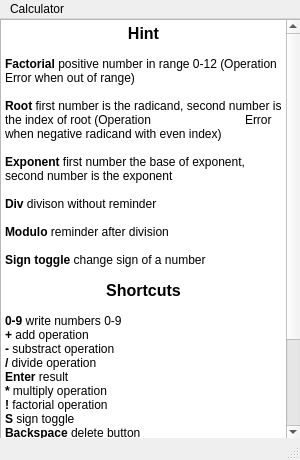
<?xml version="1.0" encoding="UTF-8"?>
<ui version="4.0">
 <class>MainWindow</class>
 <widget class="QMainWindow" name="MainWindow">
  <property name="geometry">
   <rect>
    <x>0</x>
    <y>0</y>
    <width>300</width>
    <height>460</height>
   </rect>
  </property>
  <property name="minimumSize">
   <size>
    <width>300</width>
    <height>460</height>
   </size>
  </property>
  <property name="maximumSize">
   <size>
    <width>300</width>
    <height>460</height>
   </size>
  </property>
  <property name="cursor">
   <cursorShape>ArrowCursor</cursorShape>
  </property>
  <property name="windowTitle">
   <string>Calculator</string>
  </property>
  <property name="tabShape">
   <enum>QTabWidget::Triangular</enum>
  </property>
  <property name="dockOptions">
   <set>QMainWindow::AllowTabbedDocks|QMainWindow::AnimatedDocks</set>
  </property>
  <widget class="QWidget" name="centralwidget">
   <widget class="QPushButton" name="pushButton_5">
    <property name="geometry">
     <rect>
      <x>75</x>
      <y>250</y>
      <width>75</width>
      <height>55</height>
     </rect>
    </property>
    <property name="cursor">
     <cursorShape>PointingHandCursor</cursorShape>
    </property>
    <property name="styleSheet">
     <string notr="true"/>
    </property>
    <property name="text">
     <string>5</string>
    </property>
    <property name="shortcut">
     <string>5</string>
    </property>
   </widget>
   <widget class="QPushButton" name="pushButton_4">
    <property name="geometry">
     <rect>
      <x>0</x>
      <y>250</y>
      <width>75</width>
      <height>55</height>
     </rect>
    </property>
    <property name="cursor">
     <cursorShape>PointingHandCursor</cursorShape>
    </property>
    <property name="styleSheet">
     <string notr="true"/>
    </property>
    <property name="text">
     <string>4</string>
    </property>
    <property name="shortcut">
     <string>4</string>
    </property>
   </widget>
   <widget class="QPushButton" name="pushButton_1">
    <property name="geometry">
     <rect>
      <x>0</x>
      <y>305</y>
      <width>75</width>
      <height>55</height>
     </rect>
    </property>
    <property name="cursor">
     <cursorShape>PointingHandCursor</cursorShape>
    </property>
    <property name="styleSheet">
     <string notr="true"/>
    </property>
    <property name="text">
     <string>1</string>
    </property>
    <property name="shortcut">
     <string>1</string>
    </property>
   </widget>
   <widget class="QPushButton" name="pushButton_6">
    <property name="geometry">
     <rect>
      <x>150</x>
      <y>250</y>
      <width>75</width>
      <height>55</height>
     </rect>
    </property>
    <property name="cursor">
     <cursorShape>PointingHandCursor</cursorShape>
    </property>
    <property name="styleSheet">
     <string notr="true"/>
    </property>
    <property name="text">
     <string>6</string>
    </property>
    <property name="shortcut">
     <string>6</string>
    </property>
   </widget>
   <widget class="QPushButton" name="pushButton_2">
    <property name="geometry">
     <rect>
      <x>75</x>
      <y>305</y>
      <width>75</width>
      <height>55</height>
     </rect>
    </property>
    <property name="cursor">
     <cursorShape>PointingHandCursor</cursorShape>
    </property>
    <property name="styleSheet">
     <string notr="true"/>
    </property>
    <property name="text">
     <string>2</string>
    </property>
    <property name="shortcut">
     <string>2</string>
    </property>
   </widget>
   <widget class="QPushButton" name="pushButton_3">
    <property name="geometry">
     <rect>
      <x>150</x>
      <y>305</y>
      <width>75</width>
      <height>55</height>
     </rect>
    </property>
    <property name="cursor">
     <cursorShape>PointingHandCursor</cursorShape>
    </property>
    <property name="styleSheet">
     <string notr="true"/>
    </property>
    <property name="text">
     <string>3</string>
    </property>
    <property name="shortcut">
     <string>3</string>
    </property>
   </widget>
   <widget class="QPushButton" name="pushButton_7">
    <property name="geometry">
     <rect>
      <x>0</x>
      <y>195</y>
      <width>75</width>
      <height>55</height>
     </rect>
    </property>
    <property name="cursor">
     <cursorShape>PointingHandCursor</cursorShape>
    </property>
    <property name="styleSheet">
     <string notr="true"/>
    </property>
    <property name="text">
     <string>7</string>
    </property>
    <property name="shortcut">
     <string>7</string>
    </property>
   </widget>
   <widget class="QPushButton" name="pushButton_8">
    <property name="enabled">
     <bool>true</bool>
    </property>
    <property name="geometry">
     <rect>
      <x>75</x>
      <y>195</y>
      <width>75</width>
      <height>55</height>
     </rect>
    </property>
    <property name="cursor">
     <cursorShape>PointingHandCursor</cursorShape>
    </property>
    <property name="styleSheet">
     <string notr="true"/>
    </property>
    <property name="text">
     <string>8</string>
    </property>
    <property name="shortcut">
     <string>8</string>
    </property>
   </widget>
   <widget class="QPushButton" name="pushButton_9">
    <property name="geometry">
     <rect>
      <x>150</x>
      <y>195</y>
      <width>75</width>
      <height>55</height>
     </rect>
    </property>
    <property name="cursor">
     <cursorShape>PointingHandCursor</cursorShape>
    </property>
    <property name="styleSheet">
     <string notr="true"/>
    </property>
    <property name="text">
     <string>9</string>
    </property>
    <property name="shortcut">
     <string>9</string>
    </property>
    <property name="default">
     <bool>false</bool>
    </property>
    <property name="flat">
     <bool>false</bool>
    </property>
   </widget>
   <widget class="QPushButton" name="pushButton_result">
    <property name="geometry">
     <rect>
      <x>225</x>
      <y>360</y>
      <width>75</width>
      <height>55</height>
     </rect>
    </property>
    <property name="cursor">
     <cursorShape>PointingHandCursor</cursorShape>
    </property>
    <property name="styleSheet">
     <string notr="true"/>
    </property>
    <property name="text">
     <string>=</string>
    </property>
    <property name="shortcut">
     <string>Return</string>
    </property>
   </widget>
   <widget class="QPushButton" name="pushButton_0">
    <property name="geometry">
     <rect>
      <x>75</x>
      <y>360</y>
      <width>75</width>
      <height>55</height>
     </rect>
    </property>
    <property name="cursor">
     <cursorShape>PointingHandCursor</cursorShape>
    </property>
    <property name="styleSheet">
     <string notr="true"/>
    </property>
    <property name="text">
     <string>0</string>
    </property>
    <property name="shortcut">
     <string>0</string>
    </property>
   </widget>
   <widget class="QPushButton" name="pushButton_div">
    <property name="geometry">
     <rect>
      <x>225</x>
      <y>140</y>
      <width>75</width>
      <height>55</height>
     </rect>
    </property>
    <property name="cursor">
     <cursorShape>PointingHandCursor</cursorShape>
    </property>
    <property name="styleSheet">
     <string notr="true"/>
    </property>
    <property name="text">
     <string>/</string>
    </property>
    <property name="shortcut">
     <string>/</string>
    </property>
   </widget>
   <widget class="QPushButton" name="pushButton_plus">
    <property name="geometry">
     <rect>
      <x>225</x>
      <y>305</y>
      <width>75</width>
      <height>55</height>
     </rect>
    </property>
    <property name="cursor">
     <cursorShape>PointingHandCursor</cursorShape>
    </property>
    <property name="styleSheet">
     <string notr="true"/>
    </property>
    <property name="text">
     <string>+</string>
    </property>
    <property name="shortcut">
     <string>+</string>
    </property>
   </widget>
   <widget class="QPushButton" name="pushButton_delete">
    <property name="geometry">
     <rect>
      <x>225</x>
      <y>85</y>
      <width>75</width>
      <height>55</height>
     </rect>
    </property>
    <property name="cursor">
     <cursorShape>PointingHandCursor</cursorShape>
    </property>
    <property name="styleSheet">
     <string notr="true"/>
    </property>
    <property name="text">
     <string>DEL</string>
    </property>
    <property name="shortcut">
     <string>Backspace</string>
    </property>
   </widget>
   <widget class="QPushButton" name="pushButton_fac">
    <property name="geometry">
     <rect>
      <x>0</x>
      <y>140</y>
      <width>75</width>
      <height>55</height>
     </rect>
    </property>
    <property name="cursor">
     <cursorShape>PointingHandCursor</cursorShape>
    </property>
    <property name="styleSheet">
     <string notr="true"/>
    </property>
    <property name="text">
     <string>x!</string>
    </property>
    <property name="shortcut">
     <string>!</string>
    </property>
   </widget>
   <widget class="QLabel" name="ResultDisplay">
    <property name="geometry">
     <rect>
      <x>10</x>
      <y>40</y>
      <width>281</width>
      <height>41</height>
     </rect>
    </property>
    <property name="cursor">
     <cursorShape>ArrowCursor</cursorShape>
    </property>
    <property name="styleSheet">
     <string notr="true">font: 9pt &quot;Segoe Fluent Icons&quot;;
font: 18pt &quot;Segoe UI&quot;;</string>
    </property>
    <property name="text">
     <string/>
    </property>
    <property name="alignment">
     <set>Qt::AlignBottom|Qt::AlignRight|Qt::AlignTrailing</set>
    </property>
   </widget>
   <widget class="QLabel" name="CalculationDisplay">
    <property name="geometry">
     <rect>
      <x>10</x>
      <y>10</y>
      <width>281</width>
      <height>41</height>
     </rect>
    </property>
    <property name="styleSheet">
     <string notr="true">font: 12pt &quot;Segoe UI&quot;;</string>
    </property>
    <property name="text">
     <string/>
    </property>
    <property name="alignment">
     <set>Qt::AlignRight|Qt::AlignTrailing|Qt::AlignVCenter</set>
    </property>
   </widget>
   <widget class="QPushButton" name="pushButton_C">
    <property name="geometry">
     <rect>
      <x>0</x>
      <y>85</y>
      <width>75</width>
      <height>55</height>
     </rect>
    </property>
    <property name="cursor">
     <cursorShape>PointingHandCursor</cursorShape>
    </property>
    <property name="styleSheet">
     <string notr="true"/>
    </property>
    <property name="text">
     <string>C</string>
    </property>
    <property name="shortcut">
     <string>Del</string>
    </property>
   </widget>
   <widget class="QPushButton" name="pushButton_mul">
    <property name="geometry">
     <rect>
      <x>225</x>
      <y>195</y>
      <width>75</width>
      <height>55</height>
     </rect>
    </property>
    <property name="cursor">
     <cursorShape>PointingHandCursor</cursorShape>
    </property>
    <property name="styleSheet">
     <string notr="true"/>
    </property>
    <property name="text">
     <string>*</string>
    </property>
    <property name="shortcut">
     <string>*</string>
    </property>
   </widget>
   <widget class="QPushButton" name="pushButton_sub">
    <property name="geometry">
     <rect>
      <x>225</x>
      <y>250</y>
      <width>75</width>
      <height>55</height>
     </rect>
    </property>
    <property name="cursor">
     <cursorShape>PointingHandCursor</cursorShape>
    </property>
    <property name="styleSheet">
     <string notr="true"/>
    </property>
    <property name="text">
     <string>-</string>
    </property>
    <property name="shortcut">
     <string>-</string>
    </property>
   </widget>
   <widget class="QPushButton" name="pushButton_sign">
    <property name="geometry">
     <rect>
      <x>0</x>
      <y>360</y>
      <width>75</width>
      <height>55</height>
     </rect>
    </property>
    <property name="cursor">
     <cursorShape>PointingHandCursor</cursorShape>
    </property>
    <property name="styleSheet">
     <string notr="true"/>
    </property>
    <property name="text">
     <string>-/+</string>
    </property>
    <property name="shortcut">
     <string>S</string>
    </property>
   </widget>
   <widget class="QPushButton" name="pushButton_exp">
    <property name="geometry">
     <rect>
      <x>150</x>
      <y>140</y>
      <width>75</width>
      <height>55</height>
     </rect>
    </property>
    <property name="cursor">
     <cursorShape>PointingHandCursor</cursorShape>
    </property>
    <property name="styleSheet">
     <string notr="true"/>
    </property>
    <property name="text">
     <string>x^y</string>
    </property>
    <property name="shortcut">
     <string>^</string>
    </property>
   </widget>
   <widget class="QPushButton" name="pushButton_sqrt">
    <property name="geometry">
     <rect>
      <x>75</x>
      <y>140</y>
      <width>75</width>
      <height>55</height>
     </rect>
    </property>
    <property name="cursor">
     <cursorShape>PointingHandCursor</cursorShape>
    </property>
    <property name="styleSheet">
     <string notr="true"/>
    </property>
    <property name="text">
     <string>sqrt(x)</string>
    </property>
    <property name="shortcut">
     <string>@</string>
    </property>
   </widget>
   <widget class="QPushButton" name="pushButton_modulo">
    <property name="geometry">
     <rect>
      <x>150</x>
      <y>85</y>
      <width>75</width>
      <height>55</height>
     </rect>
    </property>
    <property name="cursor">
     <cursorShape>PointingHandCursor</cursorShape>
    </property>
    <property name="styleSheet">
     <string notr="true"/>
    </property>
    <property name="text">
     <string>mod</string>
    </property>
    <property name="shortcut">
     <string>M</string>
    </property>
   </widget>
   <widget class="QPushButton" name="pushButton_divwithoutreminder">
    <property name="geometry">
     <rect>
      <x>75</x>
      <y>85</y>
      <width>75</width>
      <height>55</height>
     </rect>
    </property>
    <property name="cursor">
     <cursorShape>PointingHandCursor</cursorShape>
    </property>
    <property name="styleSheet">
     <string notr="true"/>
    </property>
    <property name="text">
     <string>div</string>
    </property>
    <property name="shortcut">
     <string>D</string>
    </property>
   </widget>
   <widget class="QPushButton" name="pushButton_dot">
    <property name="geometry">
     <rect>
      <x>150</x>
      <y>360</y>
      <width>75</width>
      <height>55</height>
     </rect>
    </property>
    <property name="text">
     <string>.</string>
    </property>
    <property name="shortcut">
     <string>.</string>
    </property>
   </widget>
   <widget class="QTextBrowser" name="hint_window">
    <property name="enabled">
     <bool>true</bool>
    </property>
    <property name="geometry">
     <rect>
      <x>0</x>
      <y>0</y>
      <width>301</width>
      <height>421</height>
     </rect>
    </property>
    <property name="html">
     <string>&lt;!DOCTYPE HTML PUBLIC &quot;-//W3C//DTD HTML 4.0//EN&quot; &quot;http://www.w3.org/TR/REC-html40/strict.dtd&quot;&gt;
&lt;html&gt;&lt;head&gt;&lt;meta name=&quot;qrichtext&quot; content=&quot;1&quot; /&gt;&lt;meta charset=&quot;utf-8&quot; /&gt;&lt;style type=&quot;text/css&quot;&gt;
p, li { white-space: pre-wrap; }
&lt;/style&gt;&lt;/head&gt;&lt;body style=&quot; font-family:'Segoe UI'; font-size:9pt; font-weight:400; font-style:normal;&quot;&gt;
&lt;p align=&quot;center&quot; style=&quot; margin-top:0px; margin-bottom:0px; margin-left:0px; margin-right:0px; -qt-block-indent:0; text-indent:0px;&quot;&gt;&lt;span style=&quot; font-size:12pt; font-weight:700;&quot;&gt;Hint&lt;/span&gt;&lt;/p&gt;
&lt;p style=&quot;-qt-paragraph-type:empty; margin-top:0px; margin-bottom:0px; margin-left:0px; margin-right:0px; -qt-block-indent:0; text-indent:0px; font-weight:700;&quot;&gt;&lt;br /&gt;&lt;/p&gt;
&lt;p style=&quot; margin-top:0px; margin-bottom:0px; margin-left:0px; margin-right:0px; -qt-block-indent:0; text-indent:0px;&quot;&gt;&lt;span style=&quot; font-weight:700;&quot;&gt;Factorial&lt;/span&gt; positive number in range 0-12 (Operation Error when out of range)&lt;/p&gt;
&lt;p style=&quot;-qt-paragraph-type:empty; margin-top:0px; margin-bottom:0px; margin-left:0px; margin-right:0px; -qt-block-indent:0; text-indent:0px;&quot;&gt;&lt;br /&gt;&lt;/p&gt;
&lt;p style=&quot; margin-top:0px; margin-bottom:0px; margin-left:0px; margin-right:0px; -qt-block-indent:0; text-indent:0px;&quot;&gt;&lt;span style=&quot; font-weight:700;&quot;&gt;Root &lt;/span&gt;first number is the radicand, second number is the index of root (Operation 		Error when negative radicand with even index)&lt;/p&gt;
&lt;p style=&quot;-qt-paragraph-type:empty; margin-top:0px; margin-bottom:0px; margin-left:0px; margin-right:0px; -qt-block-indent:0; text-indent:0px;&quot;&gt;&lt;br /&gt;&lt;/p&gt;
&lt;p style=&quot; margin-top:0px; margin-bottom:0px; margin-left:0px; margin-right:0px; -qt-block-indent:0; text-indent:0px;&quot;&gt;&lt;span style=&quot; font-weight:700;&quot;&gt;Exponent &lt;/span&gt;first number the base of exponent, second number is the exponent&lt;/p&gt;
&lt;p style=&quot;-qt-paragraph-type:empty; margin-top:0px; margin-bottom:0px; margin-left:0px; margin-right:0px; -qt-block-indent:0; text-indent:0px;&quot;&gt;&lt;br /&gt;&lt;/p&gt;
&lt;p style=&quot; margin-top:0px; margin-bottom:0px; margin-left:0px; margin-right:0px; -qt-block-indent:0; text-indent:0px;&quot;&gt;&lt;span style=&quot; font-weight:700;&quot;&gt;Div &lt;/span&gt;divison without reminder&lt;/p&gt;
&lt;p style=&quot;-qt-paragraph-type:empty; margin-top:0px; margin-bottom:0px; margin-left:0px; margin-right:0px; -qt-block-indent:0; text-indent:0px;&quot;&gt;&lt;br /&gt;&lt;/p&gt;
&lt;p style=&quot; margin-top:0px; margin-bottom:0px; margin-left:0px; margin-right:0px; -qt-block-indent:0; text-indent:0px;&quot;&gt;&lt;span style=&quot; font-weight:700;&quot;&gt;Modulo &lt;/span&gt;reminder after division&lt;/p&gt;
&lt;p style=&quot;-qt-paragraph-type:empty; margin-top:0px; margin-bottom:0px; margin-left:0px; margin-right:0px; -qt-block-indent:0; text-indent:0px;&quot;&gt;&lt;br /&gt;&lt;/p&gt;
&lt;p style=&quot; margin-top:0px; margin-bottom:0px; margin-left:0px; margin-right:0px; -qt-block-indent:0; text-indent:0px;&quot;&gt;&lt;span style=&quot; font-weight:700;&quot;&gt;Sign toggle &lt;/span&gt;change sign of a number &lt;/p&gt;
&lt;p style=&quot;-qt-paragraph-type:empty; margin-top:0px; margin-bottom:0px; margin-left:0px; margin-right:0px; -qt-block-indent:0; text-indent:0px;&quot;&gt;&lt;br /&gt;&lt;/p&gt;
&lt;p align=&quot;center&quot; style=&quot; margin-top:0px; margin-bottom:0px; margin-left:0px; margin-right:0px; -qt-block-indent:0; text-indent:0px;&quot;&gt;&lt;span style=&quot; font-size:12pt; font-weight:700;&quot;&gt;Shortcuts&lt;/span&gt;&lt;/p&gt;
&lt;p align=&quot;center&quot; style=&quot;-qt-paragraph-type:empty; margin-top:0px; margin-bottom:0px; margin-left:0px; margin-right:0px; -qt-block-indent:0; text-indent:0px; font-weight:700;&quot;&gt;&lt;br /&gt;&lt;/p&gt;
&lt;p style=&quot; margin-top:0px; margin-bottom:0px; margin-left:0px; margin-right:0px; -qt-block-indent:0; text-indent:0px;&quot;&gt;&lt;span style=&quot; font-weight:700;&quot;&gt;0-9 &lt;/span&gt;write numbers 0-9&lt;/p&gt;
&lt;p style=&quot; margin-top:0px; margin-bottom:0px; margin-left:0px; margin-right:0px; -qt-block-indent:0; text-indent:0px;&quot;&gt;&lt;span style=&quot; font-weight:700;&quot;&gt;+&lt;/span&gt; add operation&lt;/p&gt;
&lt;p style=&quot; margin-top:0px; margin-bottom:0px; margin-left:0px; margin-right:0px; -qt-block-indent:0; text-indent:0px;&quot;&gt;&lt;span style=&quot; font-weight:700;&quot;&gt;- &lt;/span&gt;substract operation&lt;/p&gt;
&lt;p style=&quot; margin-top:0px; margin-bottom:0px; margin-left:0px; margin-right:0px; -qt-block-indent:0; text-indent:0px;&quot;&gt;&lt;span style=&quot; font-weight:700;&quot;&gt;/&lt;/span&gt; divide operation&lt;/p&gt;
&lt;p style=&quot; margin-top:0px; margin-bottom:0px; margin-left:0px; margin-right:0px; -qt-block-indent:0; text-indent:0px;&quot;&gt;&lt;span style=&quot; font-weight:700;&quot;&gt;Enter &lt;/span&gt;result&lt;/p&gt;
&lt;p style=&quot; margin-top:0px; margin-bottom:0px; margin-left:0px; margin-right:0px; -qt-block-indent:0; text-indent:0px;&quot;&gt;&lt;span style=&quot; font-weight:700;&quot;&gt;*&lt;/span&gt; multiply operation&lt;/p&gt;
&lt;p style=&quot; margin-top:0px; margin-bottom:0px; margin-left:0px; margin-right:0px; -qt-block-indent:0; text-indent:0px;&quot;&gt;&lt;span style=&quot; font-weight:700;&quot;&gt;!&lt;/span&gt; factorial operation&lt;/p&gt;
&lt;p style=&quot; margin-top:0px; margin-bottom:0px; margin-left:0px; margin-right:0px; -qt-block-indent:0; text-indent:0px;&quot;&gt;&lt;span style=&quot; font-weight:700;&quot;&gt;S &lt;/span&gt;sign toggle&lt;/p&gt;
&lt;p style=&quot; margin-top:0px; margin-bottom:0px; margin-left:0px; margin-right:0px; -qt-block-indent:0; text-indent:0px;&quot;&gt;&lt;span style=&quot; font-weight:700;&quot;&gt;Backspace &lt;/span&gt;delete button&lt;/p&gt;
&lt;p style=&quot; margin-top:0px; margin-bottom:0px; margin-left:0px; margin-right:0px; -qt-block-indent:0; text-indent:0px;&quot;&gt;&lt;span style=&quot; font-weight:700;&quot;&gt;Delete &lt;/span&gt;clear display&lt;/p&gt;
&lt;p style=&quot; margin-top:0px; margin-bottom:0px; margin-left:0px; margin-right:0px; -qt-block-indent:0; text-indent:0px;&quot;&gt;&lt;span style=&quot; font-weight:700;&quot;&gt;@ &lt;/span&gt;root&lt;/p&gt;
&lt;p style=&quot; margin-top:0px; margin-bottom:0px; margin-left:0px; margin-right:0px; -qt-block-indent:0; text-indent:0px;&quot;&gt;&lt;span style=&quot; font-weight:700;&quot;&gt;. &lt;/span&gt;adds decimal point&lt;/p&gt;
&lt;p style=&quot; margin-top:0px; margin-bottom:0px; margin-left:0px; margin-right:0px; -qt-block-indent:0; text-indent:0px;&quot;&gt;&lt;span style=&quot; font-weight:700;&quot;&gt;^ &lt;/span&gt;exponent&lt;/p&gt;
&lt;p style=&quot; margin-top:0px; margin-bottom:0px; margin-left:0px; margin-right:0px; -qt-block-indent:0; text-indent:0px;&quot;&gt;&lt;span style=&quot; font-weight:700;&quot;&gt;M &lt;/span&gt;modulo operation&lt;/p&gt;
&lt;p style=&quot; margin-top:0px; margin-bottom:0px; margin-left:0px; margin-right:0px; -qt-block-indent:0; text-indent:0px;&quot;&gt;&lt;span style=&quot; font-weight:700;&quot;&gt;D &lt;/span&gt;division without reminder&lt;/p&gt;
&lt;p style=&quot; margin-top:0px; margin-bottom:0px; margin-left:0px; margin-right:0px; -qt-block-indent:0; text-indent:0px;&quot;&gt; &lt;/p&gt;
&lt;p style=&quot;-qt-paragraph-type:empty; margin-top:0px; margin-bottom:0px; margin-left:0px; margin-right:0px; -qt-block-indent:0; text-indent:0px;&quot;&gt;&lt;br /&gt;&lt;/p&gt;&lt;/body&gt;&lt;/html&gt;</string>
    </property>
   </widget>
  </widget>
  <widget class="QMenuBar" name="menubar">
   <property name="geometry">
    <rect>
     <x>0</x>
     <y>0</y>
     <width>300</width>
     <height>21</height>
    </rect>
   </property>
   <widget class="QMenu" name="Help_menu">
    <property name="title">
     <string>Calculator</string>
    </property>
    <addaction name="help"/>
   </widget>
   <addaction name="Help_menu"/>
  </widget>
  <widget class="QStatusBar" name="statusbar"/>
  <action name="action1_num">
   <property name="text">
    <string>1_num</string>
   </property>
  </action>
  <action name="actionhere">
   <property name="text">
    <string>here</string>
   </property>
  </action>
  <action name="help">
   <property name="text">
    <string>help</string>
   </property>
   <property name="shortcut">
    <string>Ctrl+H</string>
   </property>
  </action>
  <action name="pushButton_10">
   <property name="text">
    <string>5</string>
   </property>
   <property name="shortcut">
    <string>5</string>
   </property>
   <property name="5" stdset="0">
    <string>5</string>
   </property>
  </action>
 </widget>
 <resources/>
 <connections/>
</ui>
